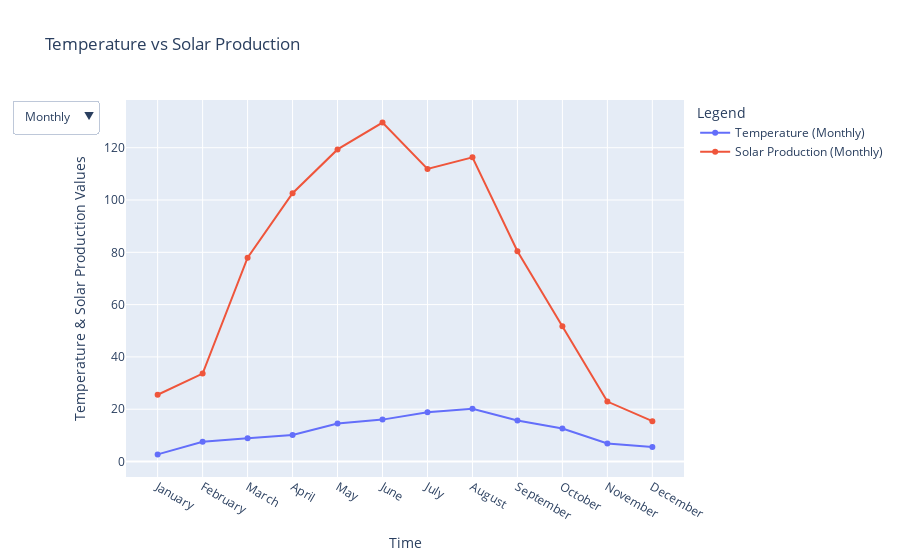
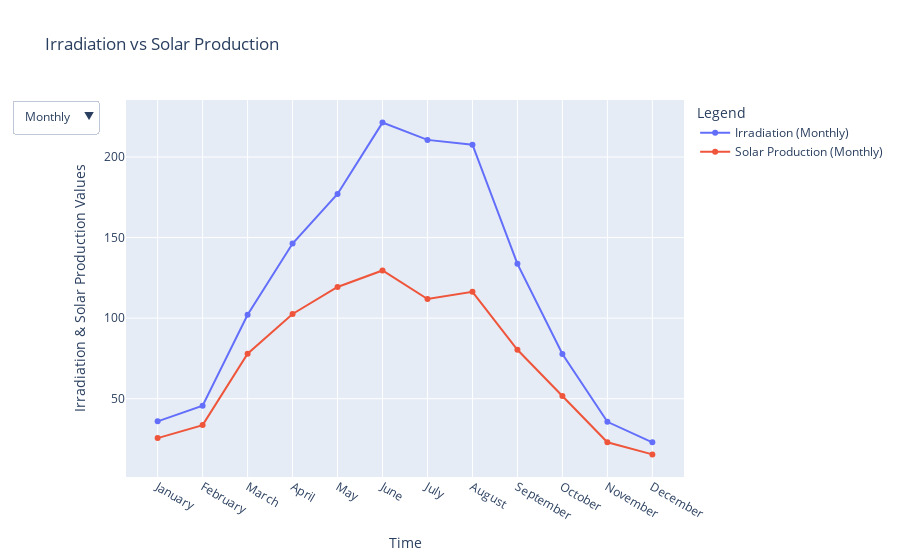

Source (notebook cell) for these figures, in order:
### Code cell
# Visualization of Solar Production vs Temperature, and vs Irradiation over time (Monthly, Daily, Hourly)   

def plot_interactive_chart(data, value_column_1, value_column_2, title_prefix_1, title_prefix_2):
 

    
    data['datetime'] = pd.to_datetime(data['datetime'])

  
    data['month_num'] = data['datetime'].dt.month
    data['month'] = data['datetime'].dt.strftime('%B')  
    data['day'] = data['datetime'].dt.strftime('%d %B')  
    data['hour'] = data['datetime'].dt.hour

 
    month_order = data[['month', 'month_num']].drop_duplicates().sort_values('month_num')
    month_order_mapping = {month: idx for idx, month in enumerate(month_order['month'], start=1)}

  
    monthly_data = data.groupby('month').agg({
        value_column_1: lambda x: round(x.mean(), 2),
        value_column_2: lambda x: round(x.mean(), 2)
    }).reset_index()
    monthly_data['month_order'] = monthly_data['month'].map(month_order_mapping)
    monthly_data = monthly_data.sort_values('month_order')

    daily_data = data.groupby('day').agg({
        value_column_1: lambda x: round(x.mean(), 2),
        value_column_2: lambda x: round(x.mean(), 2)
    }).reset_index()
    daily_data = daily_data.sort_values('day')

    hourly_data = data.groupby('hour').agg({
        value_column_1: lambda x: round(x.mean(), 2),
        value_column_2: lambda x: round(x.mean(), 2)
    }).reset_index().sort_values('hour')

 
    fig = go.Figure()


    fig.add_trace(go.Scatter(
        x=monthly_data['month'],
        y=monthly_data[value_column_1],
        mode='lines+markers',
        name=f'{title_prefix_1} (Monthly)',
        visible=True,
        hovertemplate=f'{title_prefix_1}: %{{y:.2f}}<br>Month: %{{x}}'
    ))
    fig.add_trace(go.Scatter(
        x=monthly_data['month'],
        y=monthly_data[value_column_2],
        mode='lines+markers',
        name=f'{title_prefix_2} (Monthly)',
        visible=True,
        hovertemplate=f'{title_prefix_2}: %{{y:.2f}}<br>Month: %{{x}}'
    ))


    fig.add_trace(go.Scatter(
        x=daily_data['day'],
        y=daily_data[value_column_1],
        mode='lines+markers',
        name=f'{title_prefix_1} (Daily)',
        visible=False,
        hovertemplate=f'{title_prefix_1}: %{{y:.2f}}<br>Date: %{{x}}'
    ))
    fig.add_trace(go.Scatter(
        x=daily_data['day'],
        y=daily_data[value_column_2],
        mode='lines+markers',
        name=f'{title_prefix_2} (Daily)',
        visible=False,
        hovertemplate=f'{title_prefix_2}: %{{y:.2f}}<br>Date: %{{x}}'
    ))

  
    fig.add_trace(go.Scatter(
        x=hourly_data['hour'],
        y=hourly_data[value_column_1],
        mode='lines+markers',
        name=f'{title_prefix_1} (Hourly)',
        visible=False,
        hovertemplate=f'{title_prefix_1}: %{{y:.2f}}<br>Hour: %{{x}}'
    ))
    fig.add_trace(go.Scatter(
        x=hourly_data['hour'],
        y=hourly_data[value_column_2],
        mode='lines+markers',
        name=f'{title_prefix_2} (Hourly)',
        visible=False,
        hovertemplate=f'{title_prefix_2}: %{{y:.2f}}<br>Hour: %{{x}}'
    ))

    
    fig.update_layout(
        updatemenus=[dict(
            active=0,
            buttons=[
                dict(label='Monthly',
                     method='update',
                     args=[{'visible': [True, True, False, False, False, False]},
                           {'title': f'{title_prefix_1} vs {title_prefix_2} (Monthly)'}]),
                dict(label='Daily',
                     method='update',
                     args=[{'visible': [False, False, True, True, False, False]},
                           {'title': f'{title_prefix_1} vs {title_prefix_2} (Daily)'}]),
                dict(label='Hourly',
                     method='update',
                     args=[{'visible': [False, False, False, False, True, True]},
                           {'title': f'{title_prefix_1} vs {title_prefix_2} (Hourly)'}])
            ]
        )]
    )

   
    fig.update_layout(
        title=f"{title_prefix_1} vs {title_prefix_2}",
        xaxis_title="Time",
        yaxis_title=f"{title_prefix_1} & {title_prefix_2} Values",
        legend_title="Legend"
    )

    fig.show()


plot_interactive_chart(merged_data_viz, 'value_temperature', 'actual_solar_production', 'Temperature', 'Solar Production')

# Plot for Irradiation vs Solar Production
plot_interactive_chart(merged_data_viz, 'value_irradiation', 'actual_solar_production', 'Irradiation', 'Solar Production')

### Figure 1 — Plotly figure (JSON) as saved in the notebook; plotly's stock layout.template omitted (floating-point values rounded to 4 significant figures; data arrays with more than 128 entries replaced by an {"elided": "..."} marker saying what was removed)
{"data": [{"hovertemplate": "Temperature: %{y:.2f}<br>Month: %{x}", "mode": "lines+markers", "name": "Temperature (Monthly)", "type": "scatter", "visible": true, "x": ["January", "February", "March", "April", "May", "June", "July", "August", "September", "October", "November", "December"], "y": [2.73, 7.54, 8.94, 10.13, 14.58, 16.03, 18.87, 20.15, 15.69, 12.6, 6.91, 5.58]}, {"hovertemplate": "Solar Production: %{y:.2f}<br>Month: %{x}", "mode": "lines+markers", "name": "Solar Production (Monthly)", "type": "scatter", "visible": true, "x": ["January", "February", "March", "April", "May", "June", "July", "August", "September", "October", "November", "December"], "y": [25.55, 33.62, 77.96, 102.6, 119.3, 129.6, 111.9, 116.3, 80.39, 51.69, 22.94, 15.44]}, {"hovertemplate": "Temperature: %{y:.2f}<br>Date: %{x}", "mode": "lines+markers", "name": "Temperature (Daily)", "type": "scatter", "visible": false, "x": {"elided": "345 str values"}, "y": {"elided": "345 float values"}}, {"hovertemplate": "Solar Production: %{y:.2f}<br>Date: %{x}", "mode": "lines+markers", "name": "Solar Production (Daily)", "type": "scatter", "visible": false, "x": {"elided": "345 str values"}, "y": {"elided": "345 float values"}}, {"hovertemplate": "Temperature: %{y:.2f}<br>Hour: %{x}", "mode": "lines+markers", "name": "Temperature (Hourly)", "type": "scatter", "visible": false, "x": [0, 1, 2, 3, 4, 5, 6, 7, 8, 9, 10, 11, 12, 13, 14, 15, 16, 17, 18, 19, 20, 21, 22, 23], "y": [11.8, 11.47, 11.24, 10.94, 10.69, 10.43, 10.2, 9.96, 9.84, 9.87, 10.2, 10.94, 11.82, 12.64, 13.33, 13.83, 14.1, 14.34, 14.33, 14.16, 13.85, 13.48, 12.86, 12.31]}, {"hovertemplate": "Solar Production: %{y:.2f}<br>Hour: %{x}", "mode": "lines+markers", "name": "Solar Production (Hourly)", "type": "scatter", "visible": false, "x": [0, 1, 2, 3, 4, 5, 6, 7, 8, 9, 10, 11, 12, 13, 14, 15, 16, 17, 18, 19, 20, 21, 22, 23], "y": [0, 0, 0, 0, 0, 0.1, 4.29, 21.16, 59.18, 117.0, 176.7, 222.0, 244.5, 248.5, 230.4, 195.0, 146.8, 97.19, 56.17, 26.04, 7.75, 0.65, 0, 0]}], "layout": {"legend": {"title": {"text": "Legend"}}, "title": {"text": "Temperature vs Solar Production"}, "updatemenus": [{"active": 0, "buttons": [{"args": [{"visible": [true, true, false, false, false, false]}, {"title": "Temperature vs Solar Production (Monthly)"}], "label": "Monthly", "method": "update"}, {"args": [{"visible": [false, false, true, true, false, false]}, {"title": "Temperature vs Solar Production (Daily)"}], "label": "Daily", "method": "update"}, {"args": [{"visible": [false, false, false, false, true, true]}, {"title": "Temperature vs Solar Production (Hourly)"}], "label": "Hourly", "method": "update"}]}], "xaxis": {"title": {"text": "Time"}}, "yaxis": {"title": {"text": "Temperature & Solar Production Values"}}}}

### Figure 2 — Plotly figure (JSON) as saved in the notebook; plotly's stock layout.template omitted (floating-point values rounded to 4 significant figures; data arrays with more than 128 entries replaced by an {"elided": "..."} marker saying what was removed)
{"data": [{"hovertemplate": "Irradiation: %{y:.2f}<br>Month: %{x}", "mode": "lines+markers", "name": "Irradiation (Monthly)", "type": "scatter", "visible": true, "x": ["January", "February", "March", "April", "May", "June", "July", "August", "September", "October", "November", "December"], "y": [35.97, 45.64, 102.1, 146.3, 177.1, 221.4, 210.6, 207.6, 133.7, 77.76, 35.67, 22.91]}, {"hovertemplate": "Solar Production: %{y:.2f}<br>Month: %{x}", "mode": "lines+markers", "name": "Solar Production (Monthly)", "type": "scatter", "visible": true, "x": ["January", "February", "March", "April", "May", "June", "July", "August", "September", "October", "November", "December"], "y": [25.55, 33.62, 77.96, 102.6, 119.3, 129.6, 111.9, 116.3, 80.39, 51.69, 22.94, 15.44]}, {"hovertemplate": "Irradiation: %{y:.2f}<br>Date: %{x}", "mode": "lines+markers", "name": "Irradiation (Daily)", "type": "scatter", "visible": false, "x": {"elided": "345 str values"}, "y": {"elided": "345 float values"}}, {"hovertemplate": "Solar Production: %{y:.2f}<br>Date: %{x}", "mode": "lines+markers", "name": "Solar Production (Daily)", "type": "scatter", "visible": false, "x": {"elided": "345 str values"}, "y": {"elided": "345 float values"}}, {"hovertemplate": "Irradiation: %{y:.2f}<br>Hour: %{x}", "mode": "lines+markers", "name": "Irradiation (Hourly)", "type": "scatter", "visible": false, "x": [0, 1, 2, 3, 4, 5, 6, 7, 8, 9, 10, 11, 12, 13, 14, 15, 16, 17, 18, 19, 20, 21, 22, 23], "y": [1.38, -0.01, -0.01, -0.01, -0.02, -0.01, -0.01, -0.01, 0.36, 11.37, 51.19, 128.2, 215.8, 294.2, 349.6, 370.5, 359.3, 336.2, 286.1, 224.4, 165.2, 104.1, 52.41, 17.04]}, {"hovertemplate": "Solar Production: %{y:.2f}<br>Hour: %{x}", "mode": "lines+markers", "name": "Solar Production (Hourly)", "type": "scatter", "visible": false, "x": [0, 1, 2, 3, 4, 5, 6, 7, 8, 9, 10, 11, 12, 13, 14, 15, 16, 17, 18, 19, 20, 21, 22, 23], "y": [0, 0, 0, 0, 0, 0.1, 4.29, 21.16, 59.18, 117.0, 176.7, 222.0, 244.5, 248.5, 230.4, 195.0, 146.8, 97.19, 56.17, 26.04, 7.75, 0.65, 0, 0]}], "layout": {"legend": {"title": {"text": "Legend"}}, "title": {"text": "Irradiation vs Solar Production"}, "updatemenus": [{"active": 0, "buttons": [{"args": [{"visible": [true, true, false, false, false, false]}, {"title": "Irradiation vs Solar Production (Monthly)"}], "label": "Monthly", "method": "update"}, {"args": [{"visible": [false, false, true, true, false, false]}, {"title": "Irradiation vs Solar Production (Daily)"}], "label": "Daily", "method": "update"}, {"args": [{"visible": [false, false, false, false, true, true]}, {"title": "Irradiation vs Solar Production (Hourly)"}], "label": "Hourly", "method": "update"}]}], "xaxis": {"title": {"text": "Time"}}, "yaxis": {"title": {"text": "Irradiation & Solar Production Values"}}}}
